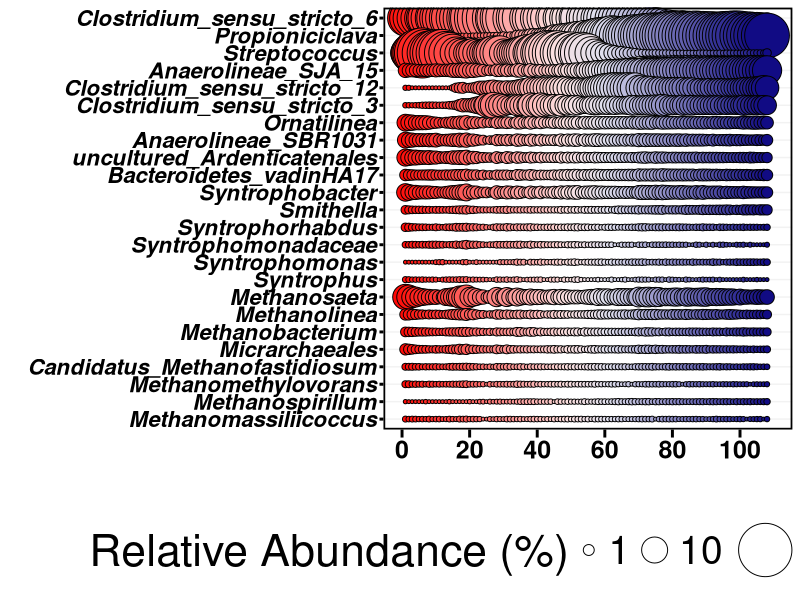
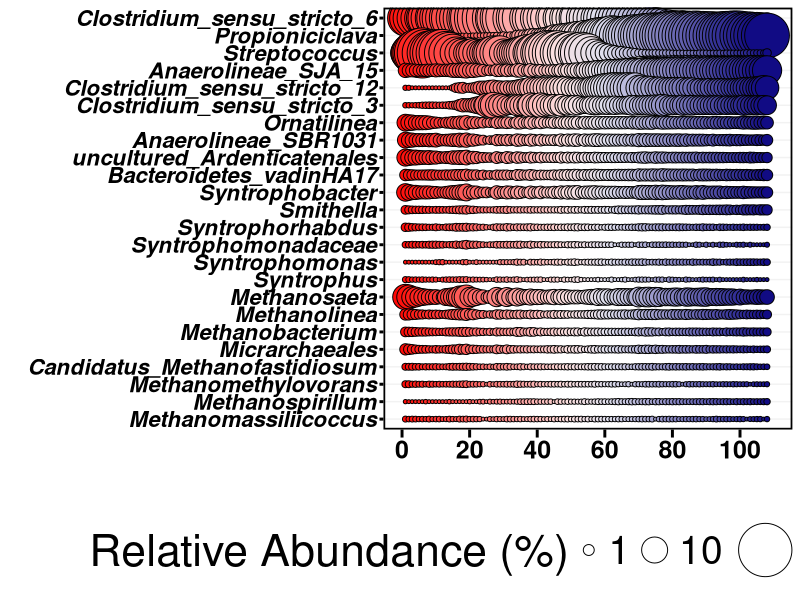

Here is the R script that generated these plots, in order:


wd="D:/xxxxxx/Figure3" # folder path, where to save the output files
#save.wd="D:/R_analysis/UASB_Mother/mother_draft_v2/bubble/plot" # folder path, where to save the output files
setwd(wd)


pc <- read.csv("microbial_bubble_level6_v3_remove12andSB_upload.csv",header=T)

pc$Sample = as.factor(pc$Sample)


library(ggplot2)
library(reshape2)

#convert data frame from a "wide" format to a "long" format
pcm = melt(pc, id = c("Sample","Period"))
pcm$Sample <- factor(pcm$Sample,levels=unique(pcm$Sample))

#v1


fun_color_range <- colorRampPalette(c("red","gray99","navyblue"))
my_colors <- fun_color_range(10)  



xx = ggplot(pcm, aes(x = as.numeric(Sample), y = variable)) + 
  geom_point(aes(size = value, fill= as.numeric(Sample)), alpha = 1, shape = 21) + 
  scale_size_continuous(limits = c(0, 65), range = c(1,20), breaks = c(1,10,50)) + 
  labs( x= "", y = "", size = "Relative Abundance (%)", fill = "Day", color = "Day")  + 
  theme(legend.key=element_blank(), 
        #axis.text.x = element_text(colour = "black", size = 18, face = "bold", angle = 90, vjust = 0.3, hjust = 1), 
        axis.text.x = element_text(colour = "black", size = 18, face = "bold"),
        axis.title.x = element_text( size = 18, colour = "black"),
        #axis.text.x = element_blank(),
        #axis.text.y = element_blank(),
        axis.text.y = element_text(colour = "black", size = 16, face = "bold.italic"),
        legend.text = element_text(size = 28, colour ="black"), 
        #legend.title = element_text(size = 32, face = "bold"), 
        legend.title = element_text(size = 32),
        panel.background = element_blank(), 
        panel.border = element_rect(colour = "black", fill = NA, size = 1.2),
        axis.ticks=element_line(colour="black",size=1,linetype=1), 
        axis.ticks.length.x=unit(0.4,"lines"),
        axis.ticks.length.y=unit(0.2,"lines"),
        legend.position = "bottom", 
        panel.grid.major.y = element_line(colour = "grey95")) +
  scale_x_continuous(limits = c(0, 110),breaks=seq(0,110,20)) + 
  scale_y_discrete(limits = rev(levels(pcm$variable)))+ # reverse y axis
  scale_fill_gradientn(name="Day",colors = my_colors,limits = c(0, 110), 
                       breaks = c(0, 110),
                       labels = c(3,110))
xx

ggsave("Figure3a_v6_rmSB_width12.png", width = 12, height = 9)
